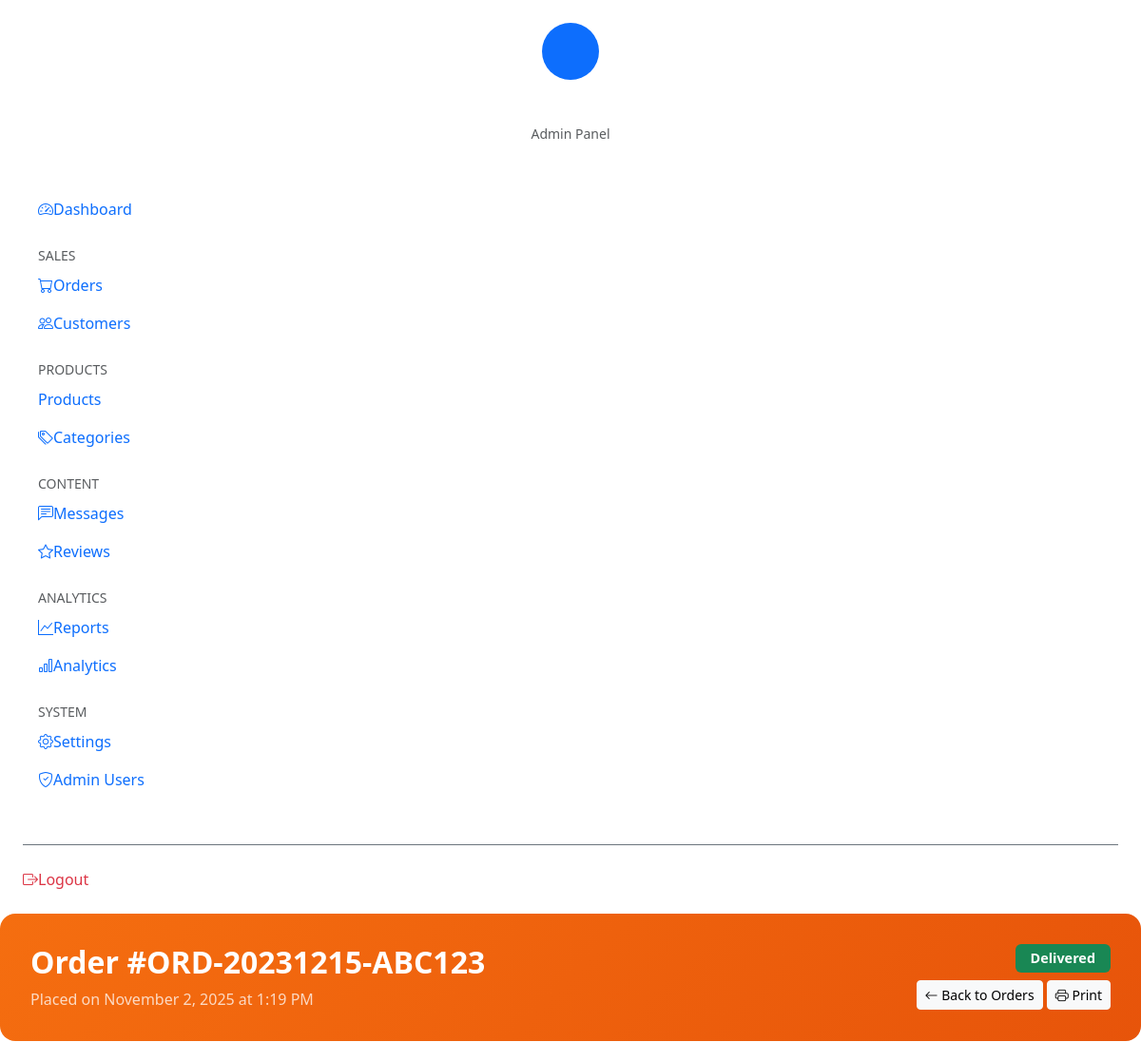
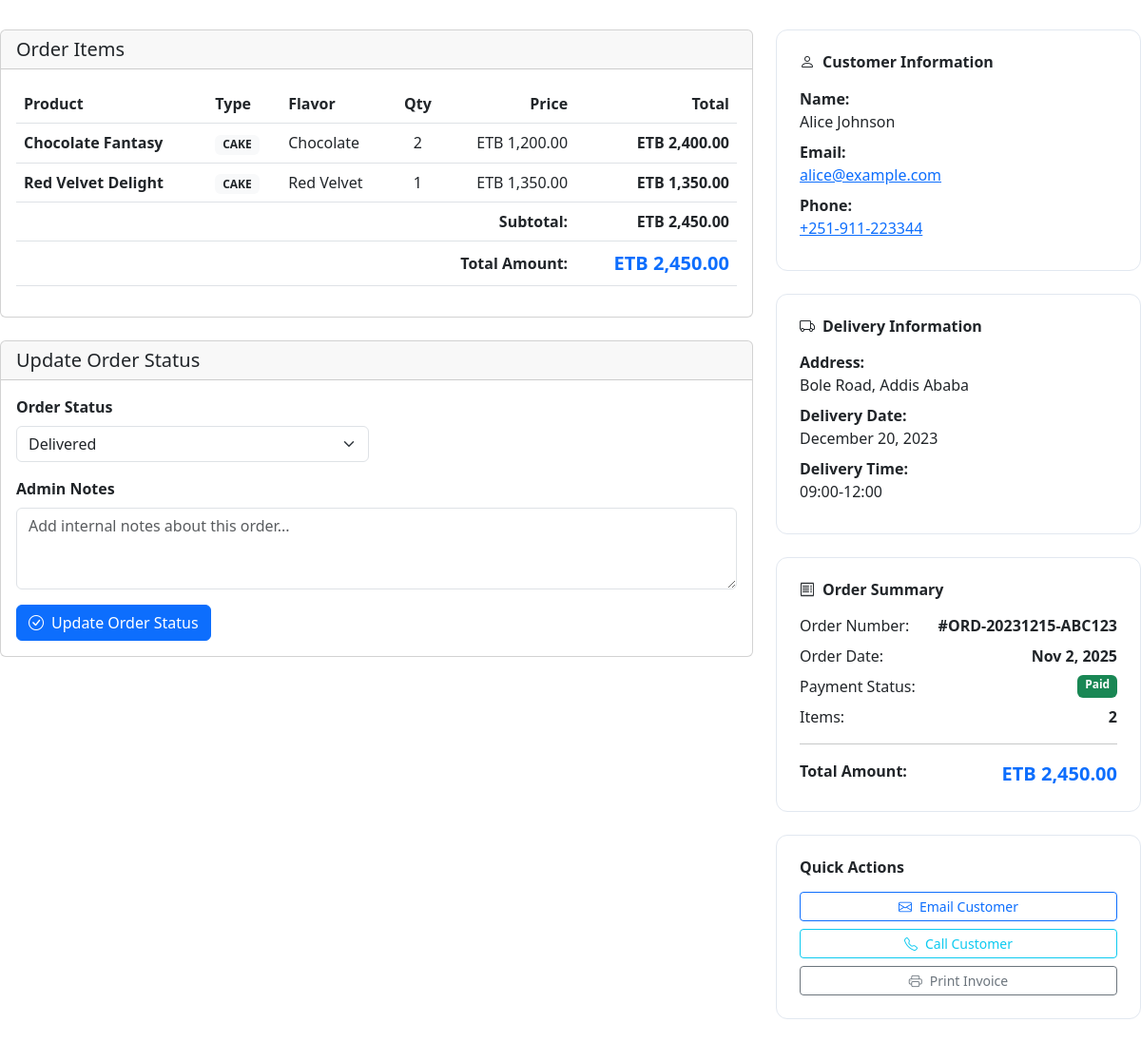
Screenshot of /admin/order_details.php?id=1 (signed in) with the database file from the repository (2 pictures, top to bottom).
### tables this page shows
CREATE TABLE orders (
    id INT PRIMARY KEY AUTO_INCREMENT,
    order_number VARCHAR(255) UNIQUE NOT NULL,
    customer_name VARCHAR(255) NOT NULL,
    customer_phone VARCHAR(255) NOT NULL,
    customer_email VARCHAR(255) NOT NULL,
    delivery_address TEXT NOT NULL,
    delivery_date DATE NOT NULL,
    total_amount DECIMAL(10,2) NOT NULL,
    delivery_time VARCHAR(50) DEFAULT '09:00-12:00',
    special_instructions TEXT,
    status ENUM('pending', 'confirmed', 'preparing', 'ready', 'out_for_delivery', 'delivered', 'cancelled') DEFAULT 'pending',
    payment_status ENUM('pending', 'paid', 'failed', 'refunded', 'cancelled') DEFAULT 'pending',
    payment_method VARCHAR(50) DEFAULT 'cash',
    payment_notes TEXT,
    refund_amount DECIMAL(10,2) DEFAULT 0,
    refund_reason TEXT,
    created_at TIMESTAMP DEFAULT CURRENT_TIMESTAMP,
    updated_at TIMESTAMP DEFAULT CURRENT_TIMESTAMP ON UPDATE CURRENT_TIMESTAMP
);

CREATE TABLE order_items (
    id INT PRIMARY KEY AUTO_INCREMENT,
    order_id INT NOT NULL,
    product_type ENUM('cake', 'ice_cream', 'soft_drink', 'hot_drink') NOT NULL,
    product_id INT NOT NULL,
    product_name VARCHAR(255) NOT NULL,
    quantity INT DEFAULT 1,
    unit_price DECIMAL(10,2) NOT NULL,
    total_price DECIMAL(10,2) NOT NULL,
    flavor VARCHAR(255),
    size VARCHAR(255),
    special_notes TEXT,
    FOREIGN KEY (order_id) REFERENCES orders(id) ON DELETE CASCADE
);

### admin/order_details.php (the view, shortened to what this page needs)
<?php
require_once 'config.php';
$order_id = $_GET['id'] ?? 0;
$order_query = "SELECT * FROM orders WHERE id = ?";
$stmt = $conn->prepare($order_query);
$stmt->bind_param("i", $order_id);
$stmt->execute();
$order = $stmt->get_result()->fetch_assoc();
$items_query = "SELECT * FROM order_items WHERE order_id = ?";
$stmt = $conn->prepare($items_query);
$stmt->bind_param("i", $order_id);
$stmt->execute();
$order_items = $stmt->get_result()->fetch_all(MYSQLI_ASSOC);
?>
<!DOCTYPE html>
<html lang="en">
<head>
    <link href="https://cdn.jsdelivr.net/npm/bootstrap@5.3.0/dist/css/bootstrap.min.css" rel="stylesheet">
    <link href="https://cdn.jsdelivr.net/npm/bootstrap-icons@1.10.0/font/bootstrap-icons.css" rel="stylesheet">
</head>
<body>
    <?php include 'sidebar.php'; ?>
    <div class="main-content" id="mainContent">
        <div class="order-header">
            <div class="d-flex justify-content-between align-items-start">
                <div>
                    <h2 class="fw-bold mb-2">Order #<?= $order['order_number'] ?></h2>
                    <p class="mb-0 opacity-75">
                        Placed on <?= date('F j, Y \a\t g:i A', strtotime($order['created_at'])) ?>
                    </p>
                </div>
                <div class="text-end">
                    <span class="badge status-badge bg-<?=
                        $order['status'] === 'delivered' ? 'success' :
                        ($order['status'] === 'pending' ? 'warning' :
                        ($order['status'] === 'cancelled' ? 'danger' : 'info'))
                    ?>">
                        <?= ucfirst($order['status']) ?>
                    </span>
                    <div class="mt-2">
                        <a href="orders.php" class="btn btn-light btn-sm">
                            <i class="bi bi-arrow-left"></i> Back to Orders
                        </a>
                        <button class="btn btn-light btn-sm" onclick="window.print()">
                            <i class="bi bi-printer"></i> Print
                        </button>
                    </div>
                </div>
            </div>
        </div>
        <div class="row">
            <div class="col-lg-8">
                <div class="card mb-4">
                    <div class="card-header">
                        <h5 class="mb-0">Order Items</h5>
                    </div>
                    <div class="card-body">
                        <div class="table-responsive">
                            <table class="table">
                                <thead>
                                    <tr>
                                        <th>Product</th>
                                        <th>Type</th>
                                        <th>Flavor</th>
                                        <th class="text-center">Qty</th>
                                        <th class="text-end">Price</th>
                                        <th class="text-end">Total</th>
                                    </tr>
                                </thead>
                                <tbody>
                                    <?php foreach ($order_items as $item): ?>
                                    <tr>
                                        <td>
                                            <strong><?= htmlspecialchars($item['product_name']) ?></strong>
                                        </td>
                                        <td>
                                            <span class="badge bg-light text-dark text-uppercase">
                                                <?= $item['product_type'] ?>
                                            </span>
                                        </td>
                                        <td><?= htmlspecialchars($item['flavor'] ?? 'Standard') ?></td>
                                        <td class="text-center"><?= $item['quantity'] ?></td>
                                        <td class="text-end">ETB <?= number_format($item['unit_price'], 2) ?></td>
                                        <td class="text-end fw-bold">ETB <?= number_format($item['total_price'], 2) ?></td>
                                    </tr>
                                    <?php endforeach; ?>
                                </tbody>
                                <tfoot>
                                    <tr>
                                        <td colspan="5" class="text-end fw-bold">Subtotal:</td>
                                        <td class="text-end fw-bold">ETB <?= number_format($order['total_amount'], 2) ?></td>
                                    </tr>
                                    <tr>
                                        <td colspan="5" class="text-end fw-bold">Total Amount:</td>
                                        <td class="text-end fw-bold text-primary fs-5">
                                            ETB <?= number_format($order['total_amount'], 2) ?>
                                        </td>
                                    </tr>
                                </tfoot>
                            </table>
                        </div>
                    </div>
                </div>
                <div class="card">
                    <div class="card-header">
                        <h5 class="mb-0">Update Order Status</h5>
                    </div>
                    <div class="card-body">
                        <form method="POST">
                            <div class="row g-3">
                                <div class="col-md-6">
                                    <label class="form-label fw-semibold">Order Status</label>
                                    <select name="status" class="form-select" required>
                                        <option value="delivered" <?= $order['status'] === 'delivered' ? 'selected' : '' ?>>Delivered</option>
                                    </select>
                                </div>
                                <div class="col-12">
                                    <label class="form-label fw-semibold">Admin Notes</label>
                                    <textarea name="admin_notes" class="form-control" rows="3"
                                              placeholder="Add internal notes about this order..."><?= htmlspecialchars($order['admin_notes'] ?? '') ?></textarea>
                                </div>
                                <div class="col-12">
                                    <button type="submit" name="update_status" class="btn btn-primary">
                                        <i class="bi bi-check-circle me-2"></i>Update Order Status
                                    </button>
                                </div>
                            </div>
                        </form>
                    </div>
                </div>
            </div>
            <div class="col-lg-4">
                <div class="info-card">
                    <h6 class="fw-semibold mb-3">
                        <i class="bi bi-person me-2"></i>Customer Information
                    </h6>
                    <p class="mb-2">
                        <strong>Name:</strong><br>
                        <?= htmlspecialchars($order['customer_name']) ?>
                    </p>
                    <p class="mb-2">
                        <strong>Email:</strong><br>
                        <a href="mailto:<?= htmlspecialchars($order['customer_email']) ?>">
                            <?= htmlspecialchars($order['customer_email']) ?>
                        </a>
                    </p>
                    <p class="mb-2">
                        <strong>Phone:</strong><br>
                        <a href="tel:<?= htmlspecialchars($order['customer_phone']) ?>">
                            <?= htmlspecialchars($order['customer_phone']) ?>
                        </a>
                    </p>
                </div>
                <div class="info-card">
                    <h6 class="fw-semibold mb-3">
                        <i class="bi bi-truck me-2"></i>Delivery Information
                    </h6>
                    <?php if ($order['delivery_address']): ?>
                    <p class="mb-2">
                        <strong>Address:</strong><br>
                        <?= nl2br(htmlspecialchars($order['delivery_address'])) ?>
                    </p>
                    <?php endif; ?>
                    <?php if ($order['delivery_date']): ?>
                    <p class="mb-2">
                        <strong>Delivery Date:</strong><br>
                        <?= date('F j, Y', strtotime($order['delivery_date'])) ?>
                    </p>
                    <?php endif; ?>
                    <?php if ($order['delivery_time']): ?>
                    <p class="mb-2">
                        <strong>Delivery Time:</strong><br>
                        <?= htmlspecialchars($order['delivery_time']) ?>
                    </p>
                    <?php endif; ?>
                </div>
                <div class="info-card">
                    <h6 class="fw-semibold mb-3">
                        <i class="bi bi-receipt me-2"></i>Order Summary
                    </h6>
                    <div class="d-flex justify-content-between mb-2">
                        <span>Order Number:</span>
                        <strong>#<?= $order['order_number'] ?></strong>
                    </div>
                    <div class="d-flex justify-content-between mb-2">
                        <span>Order Date:</span>
                        <strong><?= date('M j, Y', strtotime($order['created_at'])) ?></strong>
                    </div>
                    <div class="d-flex justify-content-between mb-2">
                        <span>Payment Status:</span>
                        <span class="badge bg-<?= $order['payment_status'] === 'paid' ? 'success' : 'warning' ?>">
                            <?= ucfirst($order['payment_status']) ?>
                        </span>
                    </div>
                    <div class="d-flex justify-content-between mb-2">
                        <span>Items:</span>
                        <strong><?= count($order_items) ?></strong>
                    </div>
                    <hr>
                    <div class="d-flex justify-content-between">
                        <span class="fw-bold">Total Amount:</span>
                        <strong class="text-primary fs-5">ETB <?= number_format($order['total_amount'], 2) ?></strong>
                    </div>
                </div>
                <div class="info-card">
                    <h6 class="fw-semibold mb-3">Quick Actions</h6>
                    <div class="d-grid gap-2">
                        <a href="mailto:<?= htmlspecialchars($order['customer_email']) ?>?subject=Order%20Update%20-%20<?= $order['order_number'] ?>"
                           class="btn btn-outline-primary btn-sm">
                            <i class="bi bi-envelope me-2"></i>Email Customer
                        </a>
                        <a href="tel:<?= htmlspecialchars($order['customer_phone']) ?>"
                           class="btn btn-outline-info btn-sm">
                            <i class="bi bi-telephone me-2"></i>Call Customer
                        </a>
                        <a href="order-print.php?id=<?= $order_id ?>"
                           class="btn btn-outline-secondary btn-sm" target="_blank">
                            <i class="bi bi-printer me-2"></i>Print Invoice
                        </a>
                    </div>
                </div>
            </div>
        </div>
    </div>
</body>
</html>

### admin/order_details.php (style rules this page uses)
.order-header { background: linear-gradient(135deg, #f56e10, #e7540a); color: white; border-radius: 1rem; padding: 2rem; margin-bottom: 2rem; }
.info-card { border: 1px solid #e2e8f0; border-radius: 0.75rem; padding: 1.5rem; margin-bottom: 1.5rem; }
.status-badge { font-size: 0.9rem; padding: 0.5rem 1rem; }

### rows the page displays
orders: order_number "ORD-20231215-ABC123", created_at "November 2, 2025 at 1:19 PM", status "Delivered", total_amount "2,450.00", customer_name "Alice Johnson", customer_email "alice@example.com", customer_phone "+251-911-223344", delivery_address "Bole Road, Addis Ababa", delivery_date "December 20, 2023", delivery_time "09:00-12:00", created_at "Nov 2, 2025", payment_status "Paid"
order_items: product_name "Chocolate Fantasy", product_type "CAKE", flavor "Chocolate", quantity "2", unit_price "1,200.00", total_price "2,400.00"
order_items: product_name "Red Velvet Delight", product_type "CAKE", flavor "Red Velvet", quantity "1", unit_price "1,350.00", total_price "1,350.00"

### other values shown
count($order_items) "2"
